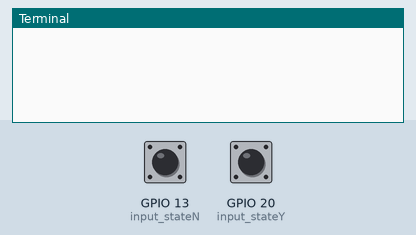
This program was run on a simulated Raspberry Pi (BCM pin numbers). Parts: the last lines printed to the terminal. Inputs (shaded band) come from the test bench; at power-on: GPIO 13 (input_stateN) HIGH, GPIO 20 (input_stateY) HIGH.

Above: at 1.2 s.
1.3 s: GPIO 13 (input_stateN) pulled LOW for 0.15 s
At 2.0 s:
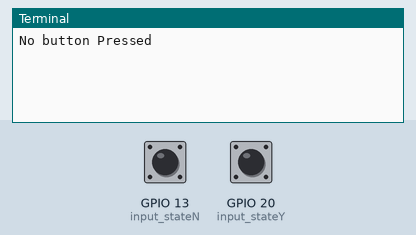
2.9 s: GPIO 20 (input_stateY) pulled LOW for 0.15 s
At 4.4 s:
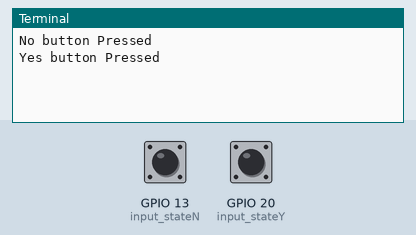

The program:

buttons.py
```python
import RPi.GPIO as GPIO
import time

GPIO.setmode(GPIO.BCM)

GPIO.setup(20, GPIO.IN, pull_up_down=GPIO.PUD_UP)
GPIO.setup(13, GPIO.IN, pull_up_down=GPIO.PUD_UP)

while True:
    input_stateY = GPIO.input(20)
    if input_stateY == False:
        print('Yes button Pressed')
        time.sleep(0.2)

    input_stateN = GPIO.input(13)
    if input_stateN == False:
        print('No button Pressed')
        time.sleep(0.2)
```

Measured:
- after the input at 1.3 s, the terminal: prints a new line at once (image 1)
- after the input at 2.9 s, the terminal: prints a new line at once (image 2)
